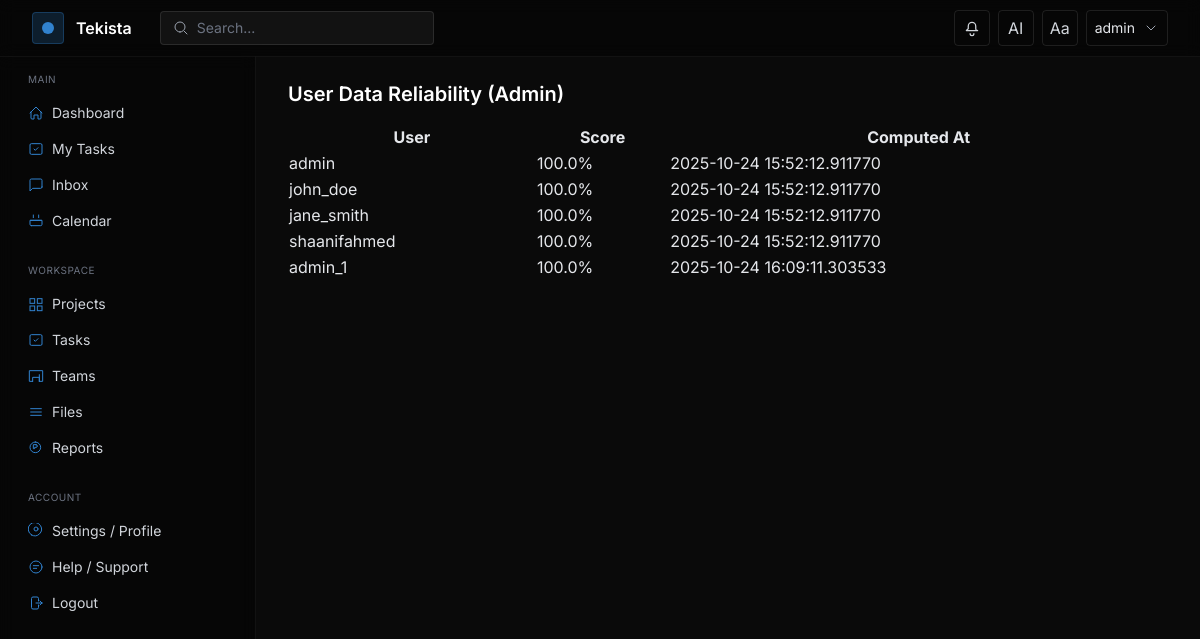
Page /admin/reliability (signed in) on the committed database.
### models.py (models this page shows, shortened)
class User(UserMixin, db.Model):
    __tablename__ = "user"
    id = db.Column(db.Integer, primary_key=True)
    username = db.Column(db.String(80), unique=True, nullable=False)
    email = db.Column(db.String(120), unique=True, nullable=False)
    password_hash = db.Column(db.String(128), nullable=False)
    organization_id = db.Column(db.Integer, db.ForeignKey('organization.id'), nullable=True)
    role_id = db.Column(db.Integer, db.ForeignKey('role.id'), nullable=True)
    custom_role_id = db.Column(db.Integer, db.ForeignKey('custom_role.id'), nullable=True)
    api_token = db.Column(db.String(128), unique=True, index=True, nullable=True)
    token_expiration = db.Column(db.DateTime, nullable=True)
    created_at = db.Column(db.DateTime, default=datetime.utcnow)
    current_workload = db.Column(db.Float, default=0.0)  # 0..100
    availability = db.Column(db.String(20), default='Available')  # Available|Busy|In a Meeting|On a Break|Out of Office
    role = db.relationship('Role')
    projects = db.relationship('Project', secondary=project_users, back_populates='users')
    tasks = db.relationship('Task', secondary=task_assignees, back_populates='assignees')

class UserReliabilityScore(db.Model):
    __tablename__ = 'user_reliability_score'
    id = db.Column(db.Integer, primary_key=True)
    user_id = db.Column(db.Integer, db.ForeignKey('user.id'), index=True)
    score = db.Column(db.Float, default=100.0)
    computed_at = db.Column(db.DateTime, default=datetime.utcnow)

### app.py (the view)
    @app.route('/admin/reliability')
    @login_required
    def admin_reliability():
        _require_admin()
        from models import UserReliabilityScore, User
        rows = UserReliabilityScore.query.order_by(UserReliabilityScore.score.desc()).limit(500).all()
        users_map = {u.id: u for u in User.query.all()}
        return render_template('pages/reliability.html', rows=rows, users_map=users_map)

### templates/pages/reliability.html (shortened to what this page needs)
{% extends 'layouts/app.html' %}
{% block content %}
<div class="max-w-7xl">
  <h1 class="text-xl font-semibold text-white mb-4">User Data Reliability (Admin)</h1>
  <div class="overflow-x-auto">
    <table class="table table-zebra w-full">
      <thead>
        <tr>
          <th>User</th>
          <th>Score</th>
          <th>Computed At</th>
        </tr>
      </thead>
      <tbody>
        {% for r in rows %}
        <tr>
          <td>{% if r.user_id %}{{ users_map.get(r.user_id).username if users_map.get(r.user_id) else r.user_id }}{% else %}-{% endif %}</td>
          <td>{{ '%.1f'|format(r.score or 0) }}%</td>
          <td>{{ r.computed_at }}</td>
        </tr>
        {% else %}
        <tr><td colspan="3" class="text-gray-400">No reliability scores computed yet.</td></tr>
        {% endfor %}
      </tbody>
    </table>
  </div>
</div>
{% endblock %}

### templates/layouts/app.html (shortened to what this page needs)
<!DOCTYPE html>
<html lang="en" class="dark" data-theme="dark">
<head>
  <script src="https://cdn.tailwindcss.com"></script>
</head>
<body class="bg-bg text-gray-200 font-sans min-h-screen">
  <header class="fixed top-0 left-0 right-0 z-40 border-b border-white/5 bg-black/40 backdrop-blur">
    <div class="max-w-7xl mx-auto px-4 sm:px-6 lg:px-8 h-14 flex items-center justify-between">
      <div class="flex items-center gap-3">
        <div class="w-8 h-8 rounded bg-accent/20 border border-accent/30 flex items-center justify-center">
          <div class="w-3 h-3 rounded-full bg-accent"></div>
        </div>
        <a href="{{ url_for('projects.list_projects') }}" class="text-white font-semibold">Tekista</a>
        <div class="hidden md:flex items-center ml-4">
          <div class="flex items-center gap-2 bg-white/5 border border-white/10 rounded px-3 py-1.5">
            <svg class="w-4 h-4 text-gray-400" viewBox="0 0 24 24" fill="none" stroke="currentColor"><path stroke-linecap="round" stroke-linejoin="round" stroke-width="1.5" d="M21 21l-4.35-4.35M10.5 18a7.5 7.5 0 1 1 0-15 7.5 7.5 0 0 1 0 15z"/></svg>
            <input id="globalSearch" type="text" placeholder="Search..." class="bg-transparent outline-none text-sm text-gray-200 placeholder-gray-500 w-56">
          </div>
        </div>
      </div>
      <div class="flex items-center gap-2">
        <div class="relative">
          <button id="notifBell" class="relative inline-flex items-center justify-center w-9 h-9 rounded border border-white/10 text-gray-300 hover:text-white hover:border-white/20">
            <svg class="w-5 h-5" viewBox="0 0 24 24" fill="none" stroke="currentColor"><path stroke-linecap="round" stroke-linejoin="round" stroke-width="1.5" d="M14.25 18.75a2.25 2.25 0 1 1-4.5 0m9-3.75H5.25l1.318-1.318A2.25 2.25 0 0 0 7.5 12.84V9.75a4.5 4.5 0 0 1 9 0v3.09c0 .597.237 1.17.659 1.592L18.75 15z"/></svg>
          </button>
        </div>
        <a href="{{ url_for('ai_assistant') }}" class="inline-flex items-center justify-center w-9 h-9 rounded border border-white/10 text-gray-300 hover:text-white hover:border-white/20">AI</a>
        <button id="themeToggle" class="inline-flex items-center justify-center w-9 h-9 rounded border border-white/10 text-gray-300 hover:text-white hover:border-white/20">Aa</button>
        {% if current_user.is_authenticated %}
        <div class="relative">
          <button id="profileBtn" class="inline-flex items-center gap-2 px-2 h-9 rounded border border-white/10 hover:border-white/20">
            <span class="text-sm text-gray-200">{{ current_user.username }}</span>
            <svg class="w-4 h-4 text-gray-400" viewBox="0 0 24 24" fill="none" stroke="currentColor"><path stroke-linecap="round" stroke-linejoin="round" stroke-width="1.5" d="M6 9l6 6 6-6"/></svg>
          </button>
        </div>
        {% else %}
        <a href="{{ url_for('auth.login') }}" class="text-sm text-gray-300 hover:text-white px-3 py-2">Login</a>
        {% endif %}
      </div>
    </div>
  </header>
  <div class="pt-14 flex">
    <aside id="sidebar" class="hidden md:block w-64 shrink-0 h-[calc(100vh-56px)] sticky top-14 border-r border-white/5 bg-black/40 backdrop-blur">
      <nav class="p-4 space-y-6">
        <div>
          <div class="px-3 mb-2 text-[10px] uppercase tracking-wider text-gray-500">Main</div>
          <a href="{{ url_for('index') }}" class="flex items-center gap-2 px-3 py-2 rounded text-sm text-gray-300 hover:text-white hover:bg-white/5">
            <svg class="w-4 h-4 text-accent" viewBox="0 0 24 24" fill="none" stroke="currentColor"><path stroke-linecap="round" stroke-linejoin="round" stroke-width="1.5" d="M3 12l9-9 9 9M4.5 10.5v9a1.5 1.5 0 001.5 1.5H9v-6h6v6h3a1.5 1.5 0 001.5-1.5v-9"/></svg>
            <span>Dashboard</span>
          </a>
          <a href="{{ url_for('tasks.list_tasks') }}?assignee={{ current_user.id if current_user.is_authenticated else '' }}" class="flex items-center gap-2 px-3 py-2 rounded text-sm text-gray-300 hover:text-white hover:bg-white/5">
            <svg class="w-4 h-4 text-accent" viewBox="0 0 24 24" fill="none" stroke="currentColor"><path stroke-linecap="round" stroke-linejoin="round" stroke-width="1.5" d="M9 12l2 2 4-4"/><rect x="3" y="4" width="18" height="16" rx="2" ry="2" stroke-width="1.5"/></svg>
            <span>My Tasks</span>
          </a>
          <a href="{{ url_for('inbox') }}" class="flex items-center gap-2 px-3 py-2 rounded text-sm text-gray-300 hover:text-white hover:bg-white/5">
            <svg class="w-4 h-4 text-accent" viewBox="0 0 24 24" fill="none" stroke="currentColor"><path stroke-linecap="round" stroke-linejoin="round" stroke-width="1.5" d="M21 15a2 2 0 01-2 2H7l-4 4V5a2 2 0 012-2h14a2 2 0 012 2v10z"/></svg>
            <span>Inbox</span>
          </a>
          <a href="{{ url_for('calendar') }}" class="flex items-center gap-2 px-3 py-2 rounded text-sm text-gray-300 hover:text-white hover:bg-white/5">
            <svg class="w-4 h-4 text-accent" viewBox="0 0 24 24" fill="none" stroke="currentColor"><path stroke-linecap="round" stroke-linejoin="round" stroke-width="1.5" d="M8 7V3m8 4V3M4 11h16M5 19h14a2 2 0 002-2v-6H3v6a2 2 0 002 2z"/></svg>
            <span>Calendar</span>
          </a>
        </div>
        <div>
          <div class="px-3 mb-2 text-[10px] uppercase tracking-wider text-gray-500">Workspace</div>
          <a href="{{ url_for('projects.list_projects') }}" class="flex items-center gap-2 px-3 py-2 rounded text-sm text-gray-300 hover:text-white hover:bg-white/5">
            <span>Projects</span>
          </a>
          <a href="{{ url_for('tasks.list_tasks') }}" class="flex items-center gap-2 px-3 py-2 rounded text-sm text-gray-300 hover:text-white hover:bg-white/5">
            <svg class="w-4 h-4 text-accent" viewBox="0 0 24 24" fill="none" stroke="currentColor"><path stroke-linecap="round" stroke-linejoin="round" stroke-width="1.5" d="M9 12l2 2 4-4"/><rect x="3" y="4" width="18" height="16" rx="2" ry="2" stroke-width="1.5"/></svg>
            <span>Tasks</span>
          </a>
          <a href="{{ url_for('teams') }}" class="flex items-center gap-2 px-3 py-2 rounded text-sm text-gray-300 hover:text-white hover:bg-white/5">
            <svg class="w-4 h-4 text-accent" viewBox="0 0 24 24" fill="none" stroke="currentColor"><path stroke-linecap="round" stroke-linejoin="round" stroke-width="1.5" d="M17 20h5V4H2v16h5m10 0V10M7 20v-6h10v6"/></svg>
            <span>Teams</span>
          </a>
          <a href="{{ url_for('files') }}" class="flex items-center gap-2 px-3 py-2 rounded text-sm text-gray-300 hover:text-white hover:bg-white/5">
            <svg class="w-4 h-4 text-accent" viewBox="0 0 24 24" fill="none" stroke="currentColor"><path stroke-linecap="round" stroke-linejoin="round" stroke-width="1.5" d="M4 7h16M4 12h16M4 17h16"/></svg>
            <span>Files</span>
          </a>
          <a href="{{ url_for('reports') }}" class="flex items-center gap-2 px-3 py-2 rounded text-sm text-gray-300 hover:text-white hover:bg-white/5">
            <svg class="w-4 h-4 text-accent" viewBox="0 0 24 24" fill="none" stroke="currentColor"><path stroke-linecap="round" stroke-linejoin="round" stroke-width="1.5" d="M11 3a8 8 0 100 16 8 8 0 000-16zm1 4H8v6h2v-2h2a2 2 0 100-4z"/></svg>
            <span>Reports</span>
          </a>
        </div>
        <div class="mt-auto">
          <div class="px-3 mb-2 text-[10px] uppercase tracking-wider text-gray-500">Account</div>
          <a href="{{ url_for('settings') }}" class="flex items-center gap-2 px-3 py-2 rounded text-sm text-gray-300 hover:text-white hover:bg-white/5">
            <span>Settings / Profile</span>
          </a>
          <a href="{{ url_for('help') }}" class="flex items-center gap-2 px-3 py-2 rounded text-sm text-gray-300 hover:text-white hover:bg-white/5">
            <svg class="w-4 h-4 text-accent" viewBox="0 0 24 24" fill="none" stroke="currentColor"><path stroke-linecap="round" stroke-linejoin="round" stroke-width="1.5" d="M8 10h8M8 14h5M21 12a9 9 0 11-18 0 9 9 0 0118 0z"/></svg>
            <span>Help / Support</span>
          </a>
          {% if current_user.is_authenticated %}
          <a href="{{ url_for('auth.logout') }}" class="flex items-center gap-2 px-3 py-2 rounded text-sm text-gray-300 hover:text-white hover:bg-white/5">
            <svg class="w-4 h-4 text-accent" viewBox="0 0 24 24" fill="none" stroke="currentColor"><path stroke-linecap="round" stroke-linejoin="round" stroke-width="1.5" d="M15.75 9V5.25A2.25 2.25 0 0013.5 3h-6A2.25 2.25 0 005.25 5.25v13.5A2.25 2.25 0 007.5 21h6a2.25 2.25 0 002.25-2.25V15M12 12h9m0 0l-3 3m3-3l-3-3"/></svg>
            <span>Logout</span>
          </a>
          {% endif %}
        </div>
      </nav>
    </aside>
    <main class="flex-1 min-w-0">
      <div class="max-w-7xl mx-auto px-4 sm:px-6 lg:px-8 py-6">
        {% block content %}{% endblock %}
      </div>
    </main>
  </div>
</body>
</html>

### templates/layouts/app.html (style rules this page uses)
:root { --accent: #3182CE; }
html, body { height: 100%; }

### rows in the picture
User: username "admin", get "admin"
UserReliabilityScore: score "100.0", computed_at "2025-10-24 15:52:12.911770"
UserReliabilityScore: score "100.0", computed_at "2025-10-24 15:52:12.911770"
User: get "john_doe"
UserReliabilityScore: score "100.0", computed_at "2025-10-24 15:52:12.911770"
User: get "jane_smith"
UserReliabilityScore: score "100.0", computed_at "2025-10-24 15:52:12.911770"
User: get "shaanifahmed"
UserReliabilityScore: score "100.0", computed_at "2025-10-24 16:09:11.303533"
User: get "admin_1"
